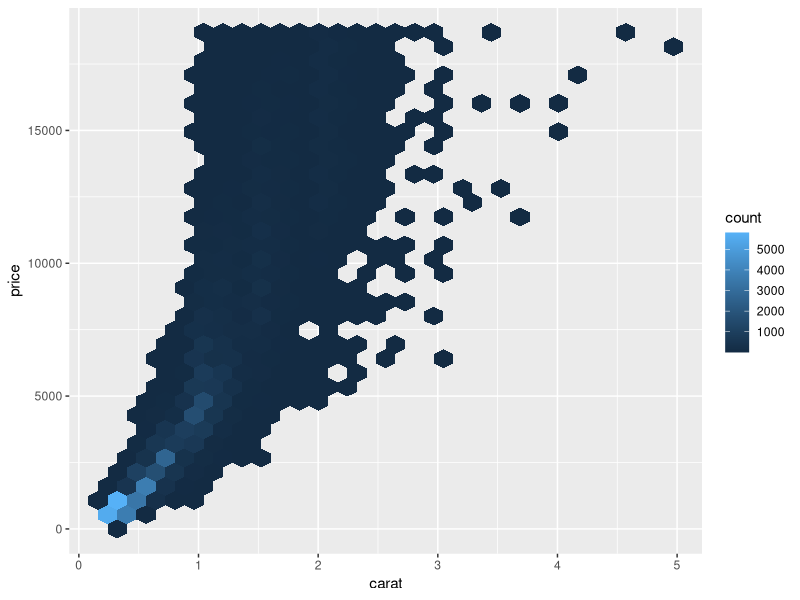
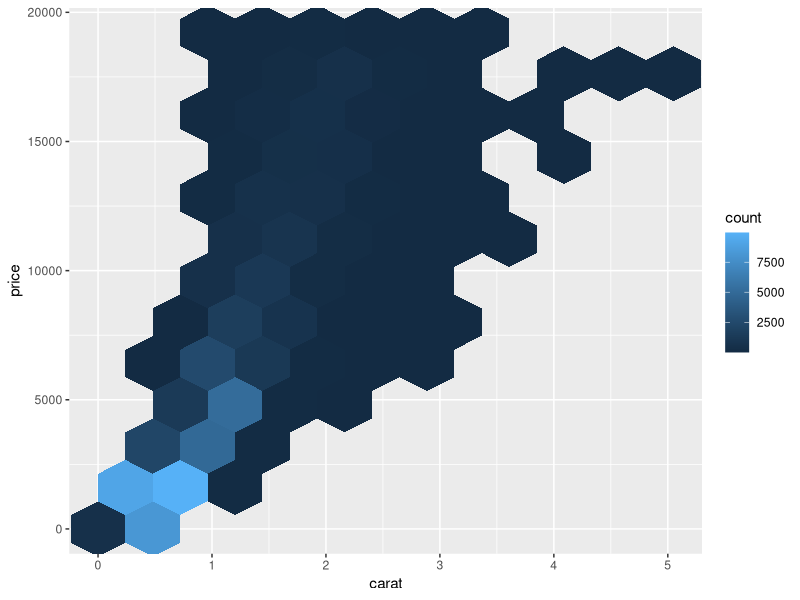
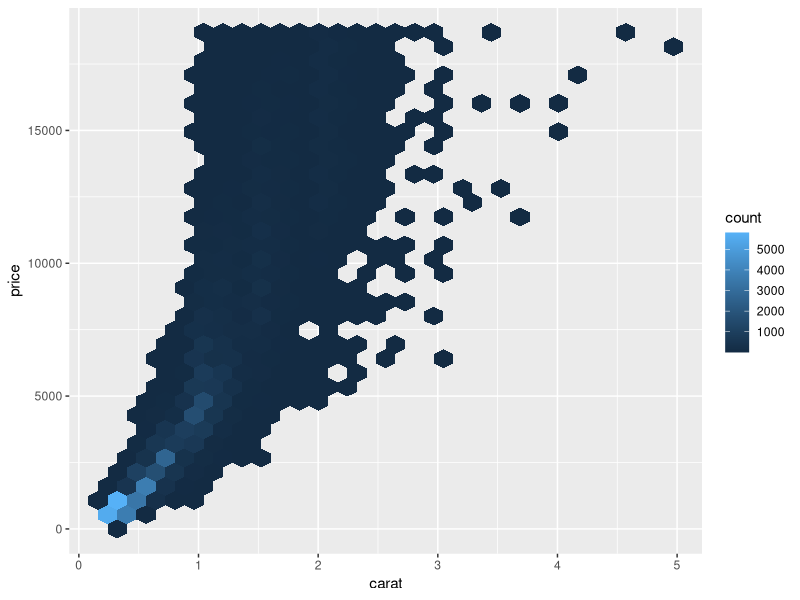
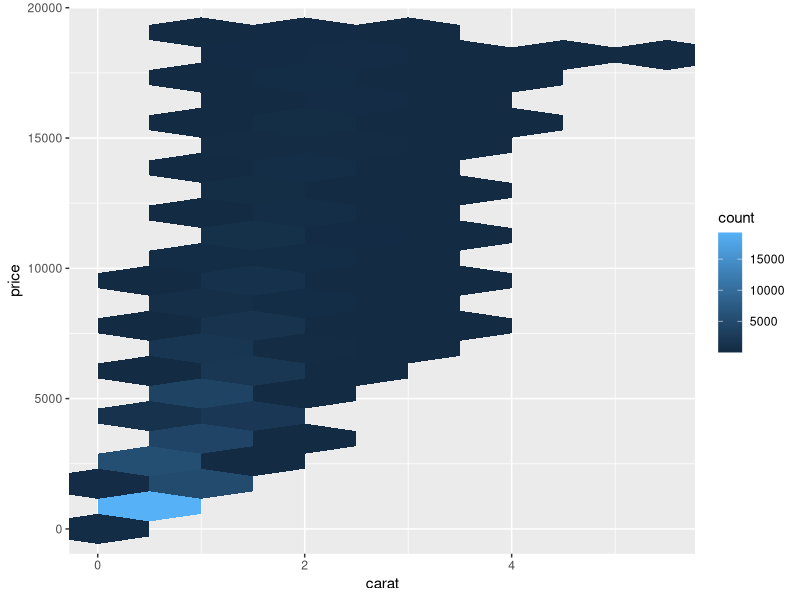
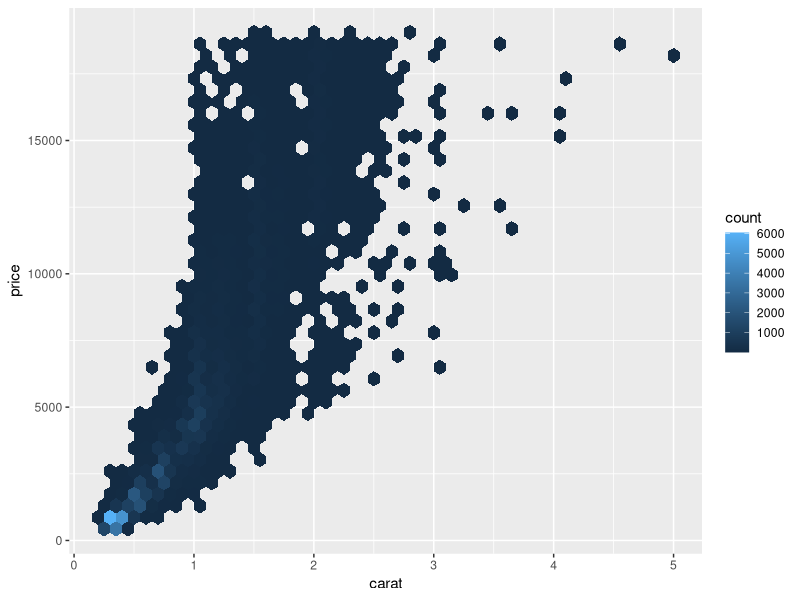

Reproduce these figures in R, in order.
library(ggplot2)


### Name: geom_hex
### Title: Hexagonal heatmap of 2d bin counts
### Aliases: geom_hex stat_bin_hex stat_binhex

### ** Examples

d <- ggplot(diamonds, aes(carat, price))
d + geom_hex()

## No test: 
# You can control the size of the bins by specifying the number of
# bins in each direction:
d + geom_hex(bins = 10)
d + geom_hex(bins = 30)

# Or by specifying the width of the bins
d + geom_hex(binwidth = c(1, 1000))
d + geom_hex(binwidth = c(.1, 500))
## End(No test)
